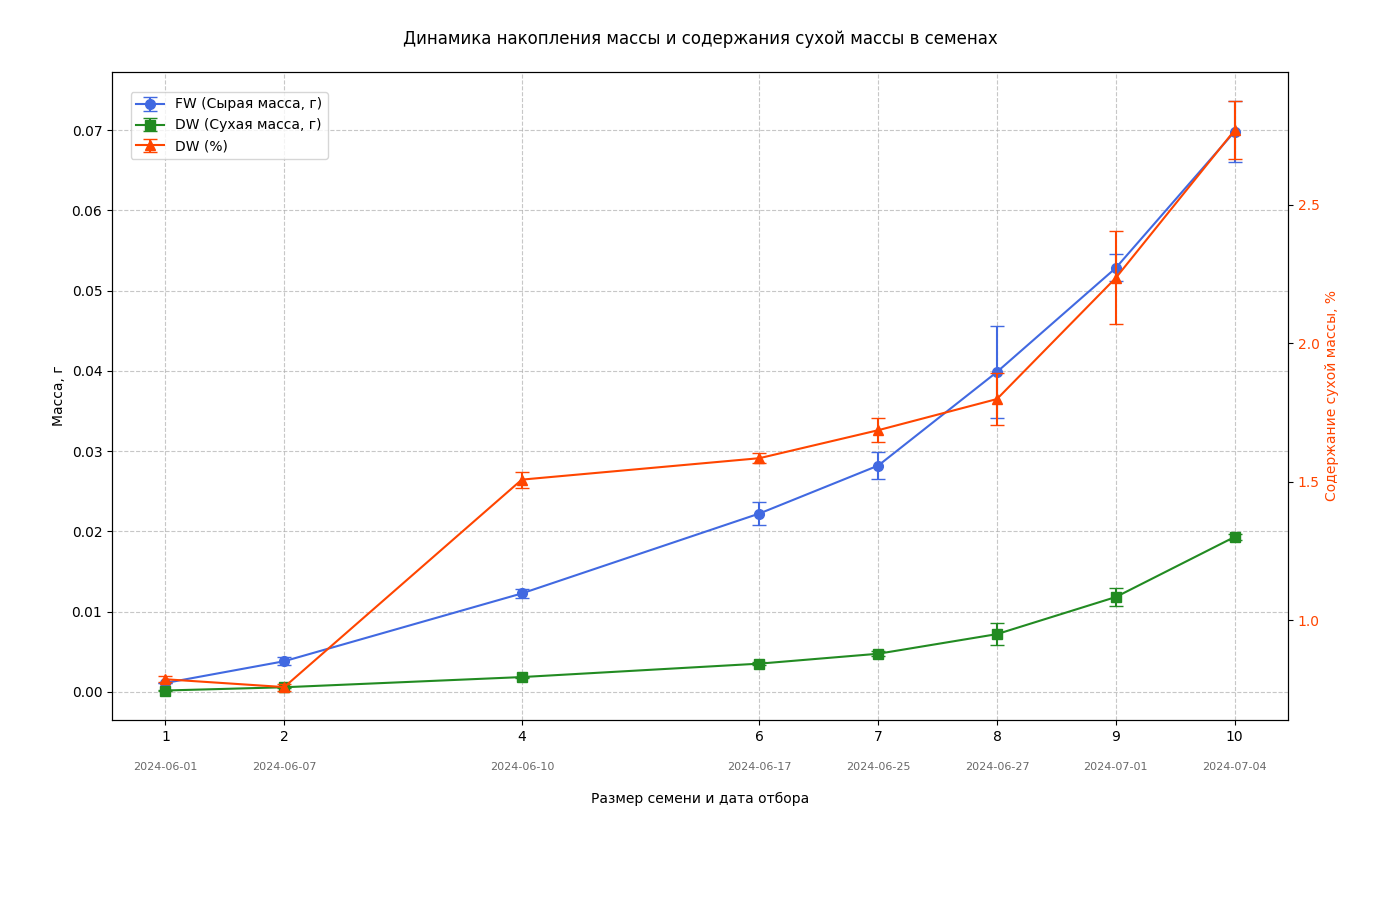

This figure's Python source:
import matplotlib.pyplot as plt
import numpy as np

# Данные для оси X (ID и даты) - остаются прежними
seed_ids_str = ["С_1", "С_2", "С_4", "С_6", "С_7", "С_8", "С_9", "С_10"]
seed_x_positions = np.array([int(s.split('_')[1]) for s in seed_ids_str])
numerical_ids_labels = [str(x) for x in seed_x_positions]

dates_for_annotation = [
    "2024-06-01", "2024-06-07", "2024-06-10", "2024-06-17",
    "2024-06-25", "2024-06-27", "2024-07-01", "2024-07-04"
]
dates_to_use = dates_for_annotation

# НОВЫЕ ДАННЫЕ
# Данные FW (Fresh Weight)
fw_means = np.array([0.0011115, 0.0038250, 0.0122730, 0.0222330, 0.0282070, 0.0398770, 0.0528330, 0.0698200])
fw_errors = np.array([0.0000175, 0.0004640, 0.0005530, 0.0014700, 0.0016330, 0.0057000, 0.0016830, 0.0037690])

# Данные DW (Dry Weight)
dw_means = np.array([0.0001750, 0.0005800, 0.0018500, 0.0035230, 0.0047570, 0.0072030, 0.0118230, 0.0193100])
dw_errors = np.array([0.0000050, 0.0000635, 0.0000600, 0.0001970, 0.0002940, 0.0014000, 0.0011040, 0.0003900])

# Данные DW% (Dry Weight Percentage)
dw_percent_means = np.array([0.78700, 0.75876, 1.50801, 1.58542, 1.68649, 1.79906, 2.23632, 2.76936])
dw_percent_errors = np.array([0.01020, 0.01250, 0.02922, 0.01831, 0.04239, 0.09437, 0.16800, 0.10444])

# Создание фигуры и первой оси (для FW и DW)
fig, ax1 = plt.subplots(figsize=(14, 9)) # Размер оставим прежним, но можно настроить

# График FW на первой оси
color_fw = 'royalblue'
line1 = ax1.errorbar(seed_x_positions, fw_means, yerr=fw_errors, fmt='-o', capsize=5, label='FW (Сырая масса, г)', color=color_fw, markersize=7)
ax1.set_ylabel("Масса, г", color='black')
ax1.tick_params(axis='y', labelcolor='black')

# График DW на первой оси
color_dw = 'forestgreen'
line2 = ax1.errorbar(seed_x_positions, dw_means, yerr=dw_errors, fmt='-s', capsize=5, label='DW (Сухая масса, г)', color=color_dw, markersize=7)

# Настройка оси X: сначала метки ID
ax1.set_xticks(seed_x_positions)
ax1.set_xticklabels(numerical_ids_labels)

# Добавляем даты мелким шрифтом под числовыми ID
y_offset_for_dates = -0.065 # Относительно оси X (0) в координатах оси (подобрано)
date_fontsize = 8
date_color = 'dimgray'

for i, pos in enumerate(seed_x_positions):
    ax1.text(pos, y_offset_for_dates, dates_to_use[i],
             transform=ax1.get_xaxis_transform(),
             ha='center', va='top',
             fontsize=date_fontsize, color=date_color)

# Устанавливаем название оси X С ОТСТУПОМ, чтобы оно было ниже дат
xlabel_text = "Размер семени и дата отбора"
ax1.set_xlabel(xlabel_text, labelpad=35) # labelpad - расстояние в пунктах

# Создание второй оси Y, разделяющей ту же ось X (для DW%)
ax2 = ax1.twinx()
color_dw_percent = 'orangered'
line3 = ax2.errorbar(seed_x_positions, dw_percent_means, yerr=dw_percent_errors, fmt='-^', capsize=5, label='DW (%)', color=color_dw_percent, markersize=7)
ax2.set_ylabel("Содержание сухой массы, %", color=color_dw_percent)
ax2.tick_params(axis='y', labelcolor=color_dw_percent)

# Добавление общего заголовка
plt.title("Динамика накопления массы и содержания сухой массы в семенах", pad=20)

# Объединение легенд с обеих осей
lines = [line1, line2, line3]
labels = [l.get_label() for l in lines]
ax1.legend(lines, labels, loc='upper left', bbox_to_anchor=(0.01, 0.98))

# Включение сетки (относится к ax1, но видна на всем графике)
ax1.grid(True, linestyle='--', alpha=0.7)

# Ручная настройка отступов для лучшего размещения всех элементов
plt.subplots_adjust(left=0.08, right=0.92, top=0.92, bottom=0.20)

# Показать график
plt.show()
